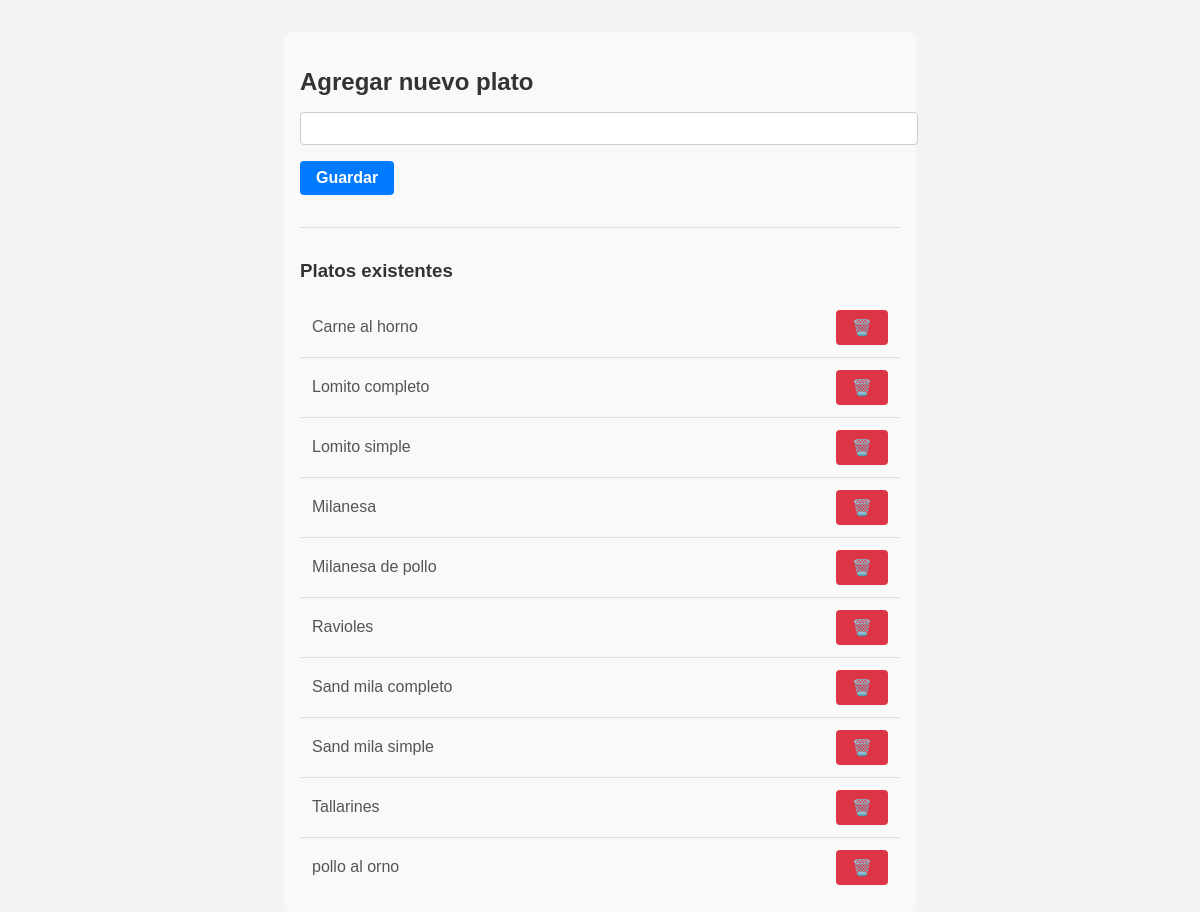
The page /platos/nuevo/ on the database its author committed.
### comandas/models.py (models this page shows, shortened)
class Plato(models.Model):
    nombre = models.CharField(max_length=100)

### comandas/views.py (the view)
# urls.py: path('platos/nuevo/', crear_plato, name='crear_plato'),
def crear_plato(request):
    if request.method == 'POST':
        form = PlatoForm(request.POST)
        if form.is_valid():
            form.save()
            return redirect('crear_plato')
    else:
        form = PlatoForm()
    platos = Plato.objects.all().order_by('nombre')
    return render(request, 'comandas/crear_plato.html', {
        'form': form,
        'platos': platos
    })

### comandas/forms.py
class PlatoForm(forms.ModelForm):
    class Meta:
        model = Plato
        fields = ['nombre']
        widgets = {
            'nombre': forms.TextInput(attrs={'class': 'form-control'}),
        }

### comandas/templates/comandas/crear_plato.html (shortened to what this page needs)
{% load static %}
<!DOCTYPE html>
<html lang="es">
<head>
  <link rel="stylesheet" href="{% static 'comandas/css/styles.css' %}">
</head>
<body>
  <div class="container">
    <header class="header">
      <h2>Agregar nuevo plato</h2>
    </header>
    <section class="form-container">
      <form method="post">
        <div class="form-group">
          {{ form.nombre }}
        </div>
        <button type="submit" class="btn btn-primary">Guardar</button>
      </form>
    </section>
    <hr>
    <section class="list-container">
      <h3>Platos existentes</h3>
      <ul class="item-list">
        {% for plato in platos %}
          <li class="item-list__entry">
            <span class="item-list__text">{{ plato.nombre }}</span>
            <a href="{% url 'eliminar_plato' plato.id %}"
               class="btn btn-danger"
               onclick="return confirm('¿Eliminar {{ plato.nombre }}?');">
              🗑️
            </a>
          </li>
        {% empty %}
          <li class="item-list__entry">No hay platos cargados.</li>
        {% endfor %}
      </ul>
    </section>
  </div>
</body>
</html>

### comandas/static/comandas/css/styles.css (style rules this page uses)
body { font-family: Arial, sans-serif; margin: 2rem; background-color: #f3f3f3; }
.btn { padding: 0.5rem 1rem; border: none; border-radius: 4px; font-size: 1rem; cursor: pointer; text-decoration: none; color: #fff; display: inline-block; font-weight: bold; }
.btn-primary { background-color: #007bff; }
.btn-danger { background-color: #dc3545; }
.container { max-width: 600px; margin: 2rem auto; padding: 1rem; background:#f9f9f9; border-radius:8px; }
.header h2, .list-container h3 { color:#333; margin-bottom:1rem; }
.form-container { margin-bottom:1.5rem; }
.form-group { margin-bottom:1rem; }
.form-group input[type="text"], .form-group select, .form-group textarea { width:100%; padding:0.5rem; border:1px solid #ccc; border-radius:4px; }
.item-list { list-style:none; padding:0; margin:0; }
.item-list__entry { display:flex; justify-content:space-between; align-items:center; padding:0.75rem; border-bottom:1px solid #ddd; }
.item-list__entry:last-child { border-bottom:none; }
.item-list__text { font-size:1rem; color:#555; }
hr { border:none; height:1px; background:#ddd; margin:2rem 0; }

### rows shown on the page
Plato: nombre "Carne al horno"
Plato: nombre "Lomito completo"
Plato: nombre "Lomito simple"
Plato: nombre "Milanesa"
Plato: nombre "Milanesa de pollo"
Plato: nombre "Ravioles"
Plato: nombre "Sand mila completo"
Plato: nombre "Sand mila simple"
Plato: nombre "Tallarines"
Plato: nombre "pollo al orno"
